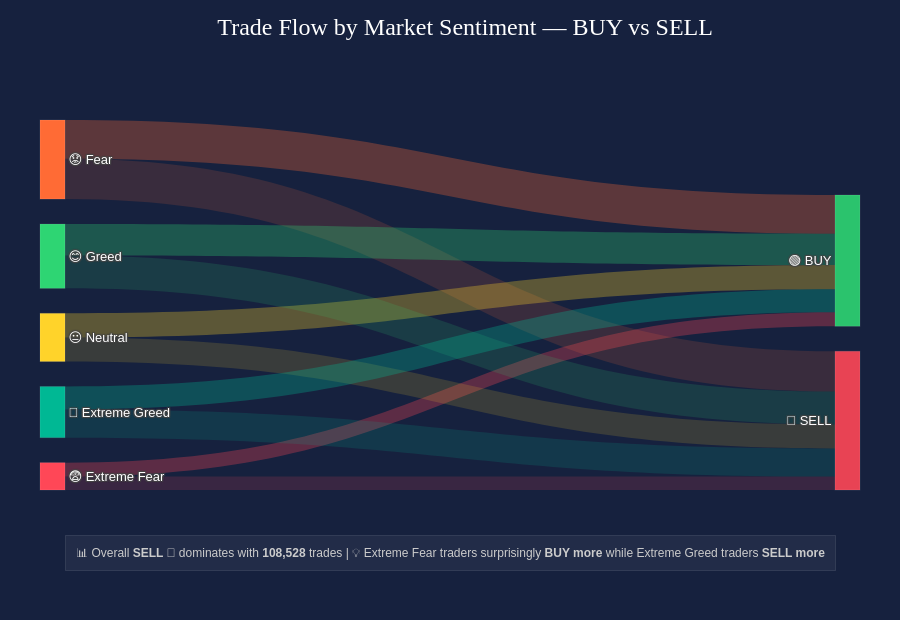

The notebook cell saved with this chart:
### Code cell
# Sankey diagram shows the FLOW from each sentiment → BUY or SELL
# Width of each flow = volume of trades
# This beautifully shows how trading behaviour shifts across sentiments

import plotly.graph_objects as go

order = ['Extreme Fear', 'Fear', 'Neutral', 'Greed', 'Extreme Greed']
emojis = ['😨', '😟', '😐', '😊', '🤑']

# Node labels — left side = sentiments, right side = BUY/SELL
node_labels = [f'{e} {s}' for e, s in zip(emojis, order)] + ['🟢 BUY', '🔴 SELL']

# Node colors
node_colors = [
    '#ff4757',   # Extreme Fear
    '#ff6b35',   # Fear
    '#ffd32a',   # Neutral
    '#2ed573',   # Greed
    '#00b894',   # Extreme Greed
    'rgba(46, 213, 115, 0.9)',   # BUY
    'rgba(255, 71, 87, 0.9)',    # SELL
]

# Build source, target, value lists
sources = []
targets = []
values = []
link_colors = []

buy_colors_transparent = [
    'rgba(255, 71, 87, 0.3)',    # Extreme Fear → BUY
    'rgba(255, 107, 53, 0.3)',   # Fear → BUY
    'rgba(255, 211, 42, 0.3)',   # Neutral → BUY
    'rgba(46, 213, 115, 0.3)',   # Greed → BUY
    'rgba(0, 184, 148, 0.3)',    # Extreme Greed → BUY
]

sell_colors_transparent = [
    'rgba(255, 71, 87, 0.15)',
    'rgba(255, 107, 53, 0.15)',
    'rgba(255, 211, 42, 0.15)',
    'rgba(46, 213, 115, 0.15)',
    'rgba(0, 184, 148, 0.15)',
]

for i, sent in enumerate(order):
    subset = buy_sell[buy_sell['classification'] == sent]
    buy_count = int(subset[subset['side'] == 'BUY']['count'].values[0])
    sell_count = int(subset[subset['side'] == 'SELL']['count'].values[0])

    # sentiment → BUY (index 5)
    sources.append(i)
    targets.append(5)
    values.append(buy_count)
    link_colors.append(buy_colors_transparent[i])

    # sentiment → SELL (index 6)
    sources.append(i)
    targets.append(6)
    values.append(sell_count)
    link_colors.append(sell_colors_transparent[i])

# Dynamic insight
total_buy = sum(values[::2])
total_sell = sum(values[1::2])
dominant = 'BUY 🟢' if total_buy > total_sell else 'SELL 🔴'
insight_text = (
    f'📊 Overall <b>{dominant}</b> dominates with <b>{max(total_buy, total_sell):,}</b> trades | '
    f'💡 Extreme Fear traders surprisingly <b>BUY more</b> while Extreme Greed traders <b>SELL more</b>'
)

fig = go.Figure(go.Sankey(
    arrangement='snap',
    node=dict(
        pad=25,
        thickness=25,
        line=dict(color='rgba(255,255,255,0.1)', width=1),
        label=node_labels,
        color=node_colors,
        hovertemplate='<b>%{label}</b><br>Total Trades: %{value:,}<extra></extra>'
    ),
    link=dict(
        source=sources,
        target=targets,
        value=values,
        color=link_colors,
        hovertemplate='<b>%{source.label}</b> → <b>%{target.label}</b><br>Trades: %{value:,}<extra></extra>'
    )
))

fig.update_layout(
    title=dict(
        text='🔄  Trade Flow by Market Sentiment — BUY vs SELL',
        font=dict(size=24, family='Arial Black', color='white'),
        x=0.5, xanchor='center', y=0.97
    ),
    plot_bgcolor='#1a1a2e',
    paper_bgcolor='#16213e',
    height=620,
    margin=dict(t=120, b=130, l=40, r=40),
    font=dict(family='Arial, sans-serif', color='white', size=13),
    hoverlabel=dict(
        bgcolor='#0f3460', font_size=13,
        font_color='white',
        bordercolor='rgba(255,255,255,0.2)'
    ),
    annotations=[
        dict(
            text=insight_text,
            xref='paper', yref='paper',
            x=0.5, y=-0.22,
            showarrow=False,
            font=dict(size=12, color='#ccc'),
            xanchor='center',
            bgcolor='rgba(255,255,255,0.05)',
            bordercolor='rgba(255,255,255,0.1)',
            borderwidth=1, borderpad=10
        )
    ]
)

fig.show()
fig.write_html('chart4_buysell_sankey.html')

### Figure 1 — Plotly figure (JSON) as saved in the notebook; plotly's stock layout.template omitted (floating-point values rounded to 4 significant figures)
{"data": [{"arrangement": "snap", "link": {"color": ["rgba(255, 71, 87, 0.3)", "rgba(255, 71, 87, 0.15)", "rgba(255, 107, 53, 0.3)", "rgba(255, 107, 53, 0.15)", "rgba(255, 211, 42, 0.3)", "rgba(255, 211, 42, 0.15)", "rgba(46, 213, 115, 0.3)", "rgba(46, 213, 115, 0.15)", "rgba(0, 184, 148, 0.3)", "rgba(0, 184, 148, 0.15)"], "hovertemplate": "<b>%{source.label}</b> → <b>%{target.label}</b><br>Trades: %{value:,}<extra></extra>", "source": [0, 0, 1, 1, 2, 2, 3, 3, 4, 4], "target": [5, 6, 5, 6, 5, 6, 5, 6, 5, 6], "value": [10935, 10465, 30270, 31567, 18969, 18717, 24576, 25727, 17940, 22052]}, "node": {"color": ["#ff4757", "#ff6b35", "#ffd32a", "#2ed573", "#00b894", "rgba(46, 213, 115, 0.9)", "rgba(255, 71, 87, 0.9)"], "hovertemplate": "<b>%{label}</b><br>Total Trades: %{value:,}<extra></extra>", "label": ["😨 Extreme Fear", "😟 Fear", "😐 Neutral", "😊 Greed", "🤑 Extreme Greed", "🟢 BUY", "🔴 SELL"], "line": {"color": "rgba(255,255,255,0.1)", "width": 1}, "pad": 25, "thickness": 25}, "type": "sankey"}], "layout": {"annotations": [{"bgcolor": "rgba(255,255,255,0.05)", "bordercolor": "rgba(255,255,255,0.1)", "borderpad": 10, "borderwidth": 1, "font": {"color": "#ccc", "size": 12}, "showarrow": false, "text": "📊 Overall <b>SELL 🔴</b> dominates with <b>108,528</b> trades | 💡 Extreme Fear traders surprisingly <b>BUY more</b> while Extreme Greed traders <b>SELL more</b>", "x": 0.5, "xanchor": "center", "xref": "paper", "y": -0.22, "yref": "paper"}], "font": {"color": "white", "family": "Arial, sans-serif", "size": 13}, "height": 620, "hoverlabel": {"bgcolor": "#0f3460", "bordercolor": "rgba(255,255,255,0.2)", "font": {"color": "white", "size": 13}}, "margin": {"b": 130, "l": 40, "r": 40, "t": 120}, "paper_bgcolor": "#16213e", "plot_bgcolor": "#1a1a2e", "title": {"font": {"color": "white", "family": "Arial Black", "size": 24}, "text": "🔄  Trade Flow by Market Sentiment — BUY vs SELL", "x": 0.5, "xanchor": "center", "y": 0.97}}}
